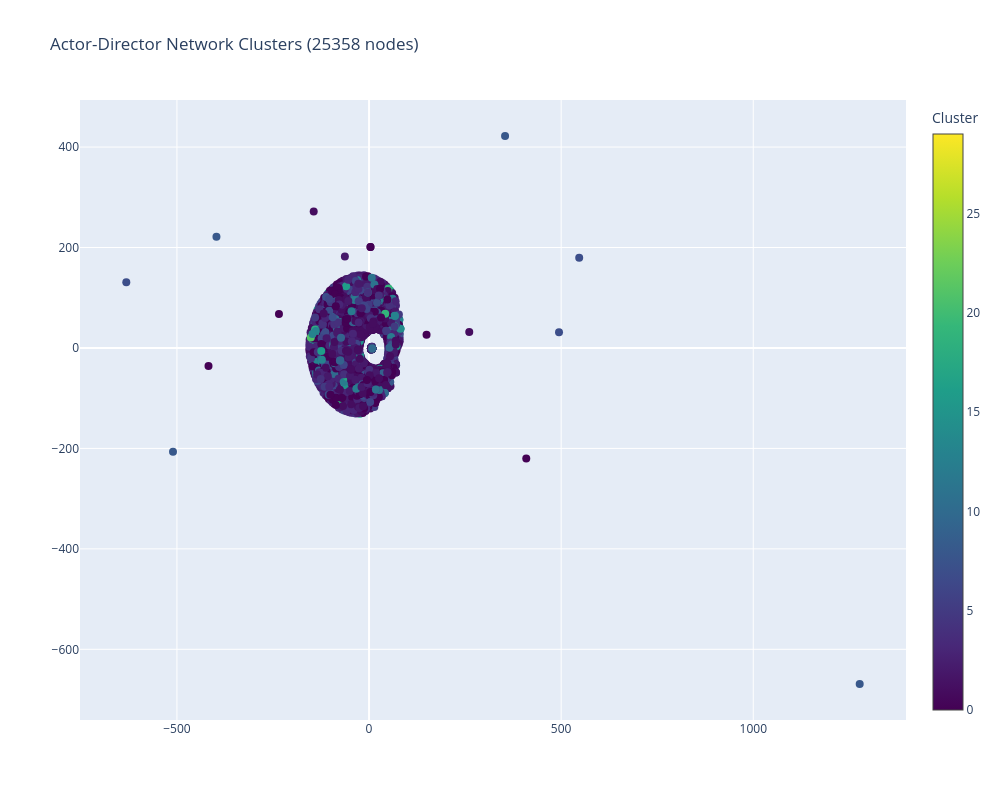

This figure's notebook cell:
### Code cell
from Artist_Director_Graph.actor_director_functions import visualize_actor_director_graph

visualize_actor_director_graph(embeddings,cluster_labels, nodes )

### Figure 1 — Plotly figure (JSON) as saved in the notebook; plotly's stock layout.template omitted (floating-point values rounded to 4 significant figures; data arrays with more than 128 entries replaced by an {"elided": "..."} marker saying what was removed)
{"data": [{"hovertemplate": "%{text}<br>Cluster: %{marker.color}", "marker": {"color": {"elided": "25358 int values"}, "colorbar": {"title": {"text": "Cluster"}}, "colorscale": [[0.0, "#440154"], [0.1111, "#482878"], [0.2222, "#3e4989"], [0.3333, "#31688e"], [0.4444, "#26828e"], [0.5556, "#1f9e89"], [0.6667, "#35b779"], [0.7778, "#6ece58"], [0.8889, "#b5de2b"], [1.0, "#fde725"]], "showscale": true, "size": 8}, "mode": "markers", "text": {"elided": "25358 str values"}, "x": {"elided": "25358 float values"}, "y": {"elided": "25358 float values"}, "type": "scatter"}], "layout": {"title": {"text": "Actor-Director Network Clusters (25358 nodes)"}, "width": 1000, "height": 800, "hovermode": "closest"}}
